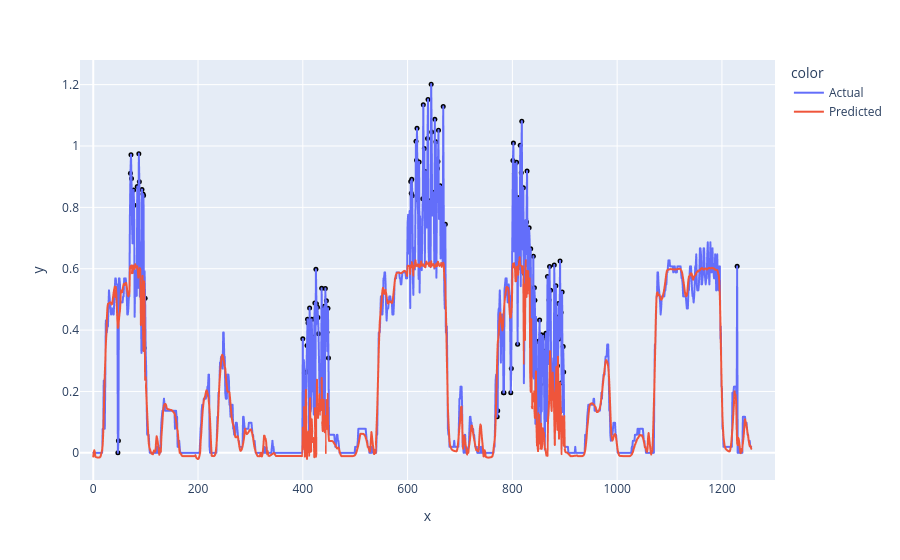

The notebook cell this image was saved under:
### Code cell
noise = get_patch_noise(X_test, [(70, 100), (400, 450), (600, 670), (800, 900)], 2)
noise_data = X_test + noise
predicted_load_test_noise = model.predict(noise_data)
display_prediction(noise_data, predicted_load_test_noise, 4,  mean, std, 2)

### Figure 1 — Plotly figure (JSON) as saved in the notebook; plotly's stock layout.template omitted (floating-point values rounded to 4 significant figures; data arrays with more than 128 entries replaced by an {"elided": "..."} marker saying what was removed)
{"data": [{"hovertemplate": "color=Actual<br>x=%{x}<br>y=%{y}<extra></extra>", "legendgroup": "Actual", "line": {"color": "#636efa", "dash": "solid"}, "marker": {"symbol": "circle"}, "mode": "lines", "name": "Actual", "showlegend": true, "type": "scattergl", "x": {"elided": "1257 int values"}, "xaxis": "x", "y": {"elided": "1257 float values"}, "yaxis": "y"}, {"hovertemplate": "color=Predicted<br>x=%{x}<br>y=%{y}<extra></extra>", "legendgroup": "Predicted", "line": {"color": "#EF553B", "dash": "solid"}, "marker": {"symbol": "circle"}, "mode": "lines", "name": "Predicted", "showlegend": true, "type": "scattergl", "x": {"elided": "1257 int values"}, "xaxis": "x", "y": {"elided": "1257 float values"}, "yaxis": "y"}, {"hovertemplate": "x=%{x}<br>y=%{y}<extra></extra>", "legendgroup": "", "marker": {"color": "black", "size": 5, "symbol": "circle"}, "mode": "markers", "name": "", "orientation": "v", "showlegend": false, "type": "scatter", "x": {"elided": "137 int values"}, "xaxis": "x", "y": {"elided": "137 float values"}, "yaxis": "y"}], "layout": {"legend": {"title": {"text": "color"}, "tracegroupgap": 0}, "margin": {"t": 60}, "xaxis": {"anchor": "y", "domain": [0, 1], "title": {"text": "x"}}, "yaxis": {"anchor": "x", "domain": [0, 1], "title": {"text": "y"}}}}
